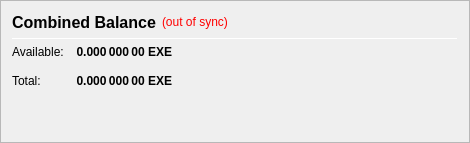
                   <widget class="QFrame" name="frame_CombinedBalances">
                    <property name="minimumSize">
                     <size>
                      <width>470</width>
                      <height>0</height>
                     </size>
                    </property>
                    <property name="frameShape">
                     <enum>QFrame::StyledPanel</enum>
                    </property>
                    <property name="frameShadow">
                     <enum>QFrame::Raised</enum>
                    </property>
                    <layout class="QVBoxLayout" name="verticalLayout_5">
                     <item>
                      <layout class="QHBoxLayout" name="horizontalLayout_5" stretch="0,0,0">
                       <item>
                        <widget class="QLabel" name="label_5z">
                         <property name="minimumSize">
                          <size>
                           <width>0</width>
                           <height>20</height>
                          </size>
                         </property>
                         <property name="font">
                          <font>
                           <pointsize>12</pointsize>
                           <weight>75</weight>
                           <bold>true</bold>
                          </font>
                         </property>
                         <property name="toolTip">
                          <string>Combined Balance (including unconfirmed and immature coins)</string>
                         </property>
                         <property name="text">
                          <string>Combined Balance</string>
                         </property>
                        </widget>
                       </item>
                       <item>
                        <widget class="QLabel" name="labelWalletStatus">
                         <property name="cursor">
                          <cursorShape>WhatsThisCursor</cursorShape>
                         </property>
                         <property name="toolTip">
                          <string>The displayed information may be out of date. Your wallet automatically synchronizes with the EXE network after a connection is established, but this process has not completed yet.</string>
                         </property>
                         <property name="styleSheet">
                          <string notr="true">QLabel { color: red; }</string>
                         </property>
                         <property name="text">
                          <string notr="true">(out of sync)</string>
                         </property>
                         <property name="alignment">
                          <set>Qt::AlignLeading|Qt::AlignLeft|Qt::AlignVCenter</set>
                         </property>
                        </widget>
                       </item>
                       <item>
                        <spacer name="horizontalSpacer_1">
                         <property name="orientation">
                          <enum>Qt::Horizontal</enum>
                         </property>
                         <property name="sizeHint" stdset="0">
                          <size>
                           <width>40</width>
                           <height>20</height>
                          </size>
                         </property>
                        </spacer>
                       </item>
                      </layout>
                     </item>
                     <item>
                      <widget class="Line" name="line_CombinedBalance">
                       <property name="minimumSize">
                        <size>
                         <width>0</width>
                         <height>1</height>
                        </size>
                       </property>
                       <property name="maximumSize">
                        <size>
                         <width>16777215</width>
                         <height>1</height>
                        </size>
                       </property>
                       <property name="orientation">
                        <enum>Qt::Horizontal</enum>
                       </property>
                      </widget>
                     </item>
                     <item>
                      <layout class="QGridLayout" name="gridLayout_3">
                       <property name="spacing">
                        <number>12</number>
                       </property>
                       <item row="1" column="0">
                        <widget class="QLabel" name="labelBalanceTextz">
                         <property name="text">
                          <string>Available:</string>
                         </property>
                        </widget>
                       </item>
                       <item row="1" column="1">
                        <widget class="QLabel" name="labelBalancez">
                         <property name="font">
                          <font>
                           <weight>75</weight>
                           <bold>true</bold>
                          </font>
                         </property>
                         <property name="cursor">
                          <cursorShape>IBeamCursor</cursorShape>
                         </property>
                         <property name="toolTip">
                          <string>Your current spendable balance</string>
                         </property>
                         <property name="text">
                          <string notr="true">0.000 000 00 EXE</string>
                         </property>
                         <property name="alignment">
                          <set>Qt::AlignRight|Qt::AlignTrailing|Qt::AlignVCenter</set>
                         </property>
                         <property name="textInteractionFlags">
                          <set>Qt::LinksAccessibleByMouse|Qt::TextSelectableByKeyboard|Qt::TextSelectableByMouse</set>
                         </property>
                        </widget>
                       </item>
                       <item row="2" column="0">
                        <widget class="QLabel" name="labelTotalTextz">
                         <property name="text">
                          <string>Total:</string>
                         </property>
                        </widget>
                       </item>
                       <item row="2" column="1">
                        <widget class="QLabel" name="labelTotalz">
                         <property name="font">
                          <font>
                           <weight>75</weight>
                           <bold>true</bold>
                          </font>
                         </property>
                         <property name="cursor">
                          <cursorShape>IBeamCursor</cursorShape>
                         </property>
                         <property name="toolTip">
                          <string>Total Balance, including all unavailable coins.</string>
                         </property>
                         <property name="text">
                          <string notr="true">0.000 000 00 EXE</string>
                         </property>
                         <property name="alignment">
                          <set>Qt::AlignRight|Qt::AlignTrailing|Qt::AlignVCenter</set>
                         </property>
                         <property name="textInteractionFlags">
                          <set>Qt::LinksAccessibleByMouse|Qt::TextSelectableByKeyboard|Qt::TextSelectableByMouse</set>
                         </property>
                        </widget>
                       </item>
                       <item row="2" column="3">
                        <spacer name="horizontalSpacer_2">
                         <property name="orientation">
                          <enum>Qt::Horizontal</enum>
                         </property>
                         <property name="sizeHint" stdset="0">
                          <size>
                           <width>40</width>
                           <height>20</height>
                          </size>
                         </property>
                        </spacer>
                       </item>
                      </layout>
                     </item>
                     <item>
                      <spacer name="verticalSpacer_1">
                       <property name="orientation">
                        <enum>Qt::Vertical</enum>
                       </property>
                       <property name="sizeHint" stdset="0">
                        <size>
                         <width>20</width>
                         <height>40</height>
                        </size>
                       </property>
                      </spacer>
                     </item>
                    </layout>
                   </widget>
